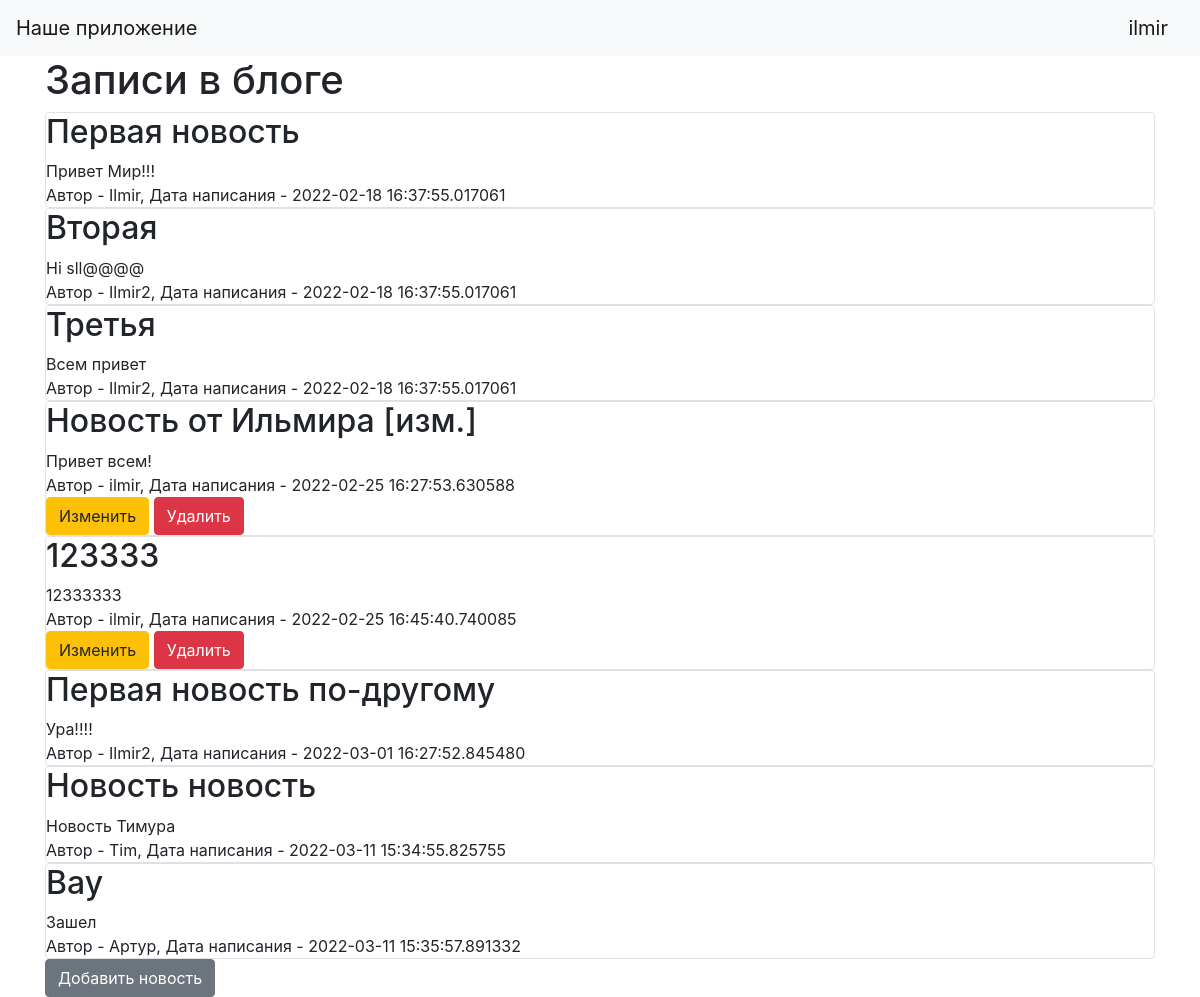
/ (signed in), run on the app's committed database.
### data/users.py (models this page shows, shortened)
class User(SqlAlchemyBase, UserMixin, SerializerMixin):
    __tablename__ = 'users'
    id = sqlalchemy.Column(sqlalchemy.Integer,
                           primary_key=True, autoincrement=True)
    name = sqlalchemy.Column(sqlalchemy.String, nullable=True)
    about = sqlalchemy.Column(sqlalchemy.String, nullable=True)
    email = sqlalchemy.Column(sqlalchemy.String,
                              index=True, unique=True, nullable=True)
    hashed_password = sqlalchemy.Column(sqlalchemy.String, nullable=True)
    created_date = sqlalchemy.Column(sqlalchemy.DateTime,
                                     default=datetime.datetime.now)
    news = orm.relation('News', back_populates='user')

### data/news.py (models this page shows)
class News(SqlAlchemyBase, UserMixin, SerializerMixin):
    __tablename__ = 'news'
    id = sqlalchemy.Column(sqlalchemy.Integer,
                           primary_key=True, autoincrement=True)
    title = sqlalchemy.Column(sqlalchemy.String, nullable=True)
    content = sqlalchemy.Column(sqlalchemy.String, nullable=True)
    created_date = sqlalchemy.Column(sqlalchemy.DateTime,
                                     default=datetime.datetime.now)
    is_private = sqlalchemy.Column(sqlalchemy.Boolean, default=True)
    user_id = sqlalchemy.Column(sqlalchemy.Integer,
                                sqlalchemy.ForeignKey("users.id"))
    user = orm.relation('User')

### main.py (the view)
@app.route("/")
def index():
    db_sess = db_session.create_session()
    if current_user.is_authenticated:
        news = db_sess.query(News).filter(or_(News.is_private == False,News.is_private == True and News.user == current_user  ))
    else:
        news = db_sess.query(News).filter(News.is_private == False)
    return render_template("index.html", news=news)

### data/db_session.py (called while the page is built)
def create_session() -> Session:
    global __factory
    return __factory()

### main.py (called while the page is built)
@login_manager.user_loader
def load_user(user_id):
    db_sess = db_session.create_session()
    return db_sess.query(User).get(user_id)

### templates/index.html
{% extends "base.html" %}
{% block content %}
<h1>Записи в блоге</h1>
{% for item in news%}
<div class="col-md6 border rounded">
    <h2>{{item.title}}</h2>
    <div>
        {{item.content}}
    </div>
    <div>
        Автор - {{item.user.name}}, Дата написания - {{item.created_date}}
    </div>
    {% if current_user.is_authenticated and current_user == item.user %}
    <div>
        <a href="/news/{{ item.id }}" class="btn btn-warning">
            Изменить
        </a>
        <a href="/news_delete/{{ item.id }}" class="btn btn-danger">
            Удалить
        </a>
    </div>
{% endif %}
</div>
{% endfor %}
{% if current_user.is_authenticated %}
    <a href="/news" class="btn btn-secondary">Добавить новость</a>
{% endif %}
{% endblock %}

### templates/base.html (shortened to what this page needs)
<!doctype html>
<html lang="en">
<head>
    <link rel="stylesheet"
          href="https://stackpath.bootstrapcdn.com/bootstrap/4.4.1/css/bootstrap.min.css"
>
</head>
<body>
<header>
    <nav class="navbar navbar-light bg-light">
        <a class="navbar-brand" href="#">Наше приложение</a>
        {% if current_user.is_authenticated %}
    <a class="navbar-brand" href="/logout">{{ current_user.name }}</a>
{% else %}
    <p>
        <a class="btn btn-primary " href="/register">Зарегистрироваться</a>
        <a class="btn btn-success" href="/login">Войти</a>
    </p>
{% endif %}
    </nav>
</header>
<main role="main" class="container">
    {% block content %}{% endblock %}
</main>
</body>
</html>

### data on the page
User: name "ilmir"
News: title "Первая новость", content "Привет Мир!!!", user.name "Ilmir", created_date "2022-02-18 16:37:55.017061"
News: title "Вторая", content "Hi sll@@@@", user.name "Ilmir2", created_date "2022-02-18 16:37:55.017061"
News: title "Третья", content "Всем привет", user.name "Ilmir2", created_date "2022-02-18 16:37:55.017061"
News: title "Новость от Ильмира [изм.]", content "Привет всем!", user.name "ilmir", created_date "2022-02-25 16:27:53.630588"
News: title "123333", content "12333333", user.name "ilmir", created_date "2022-02-25 16:45:40.740085"
News: title "Первая новость по-другому", content "Ура!!!!", user.name "Ilmir2", created_date "2022-03-01 16:27:52.845480"
News: title "Новость новость", content "Новость Тимура", user.name "Tim", created_date "2022-03-11 15:34:55.825755"
News: title "Вау", content "Зашел", user.name "Артур", created_date "2022-03-11 15:35:57.891332"
